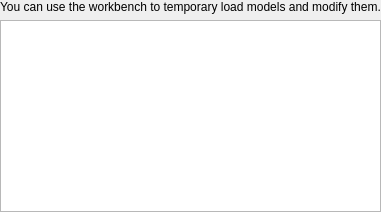
<?xml version="1.0" encoding="UTF-8"?>
<ui version="4.0">
 <class>CDbModelWorkbenchComponent</class>
 <widget class="QFrame" name="CDbModelWorkbenchComponent">
  <property name="windowTitle">
   <string>Frame</string>
  </property>
  <layout class="QVBoxLayout" name="vl_WorkbenchComponent">
   <property name="leftMargin">
    <number>0</number>
   </property>
   <property name="topMargin">
    <number>0</number>
   </property>
   <property name="rightMargin">
    <number>0</number>
   </property>
   <property name="bottomMargin">
    <number>0</number>
   </property>
   <item>
    <widget class="QLabel" name="lbl_Workbench">
     <property name="text">
      <string>You can use the workbench to temporary load models and modify them.</string>
     </property>
    </widget>
   </item>
   <item>
    <widget class="swift::gui::views::CAircraftModelView" name="tvp_Models">
     <property name="selectionBehavior">
      <enum>QAbstractItemView::SelectRows</enum>
     </property>
     <attribute name="verticalHeaderVisible">
      <bool>false</bool>
     </attribute>
    </widget>
   </item>
  </layout>
 </widget>
 <customwidgets>
  <customwidget>
   <class>swift::gui::views::CAircraftModelView</class>
   <extends>QTableView</extends>
   <header>gui/views/aircraftmodelview.h</header>
  </customwidget>
 </customwidgets>
 <resources/>
 <connections/>
</ui>
